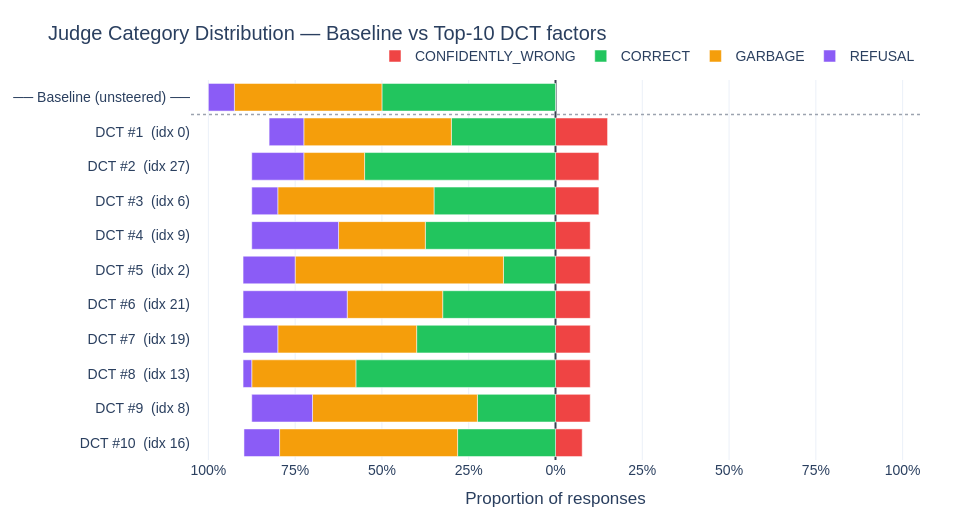

The code cell stored with this chart in its notebook:
### Code cell
if "judge_category" in df_judge.columns:
    # ── Colour palette ─────────────────────────────────────────────────────────
    CAT_COLORS = {
        "CONFIDENTLY_WRONG": "#EF4444",  # red  → right side
        "CORRECT":           "#22C55E",  # green
        "GARBAGE":           "#F59E0B",  # amber
        "REFUSAL":           "#8B5CF6",  # purple
    }
    LEFT_CATS = ["CORRECT", "GARBAGE", "REFUSAL"]  # stacked on left
    ALL_CATS  = list(CAT_COLORS.keys())

    def cat_dist(df_sub):
        vc = df_sub["judge_category"].value_counts(normalize=True)
        return {c: float(vc.get(c, 0.0)) for c in ALL_CATS}

    # Baseline (unsteered, factor_idx == -1) + top-10 factors
    baseline_dist = cat_dist(df_judge[df_judge["factor_idx"] == -1])
    top10_idx     = mean_deltas.head(10).index.tolist()
    factor_dists  = [cat_dist(steered[steered["factor_idx"] == idx]) for idx in top10_idx]

    # Row labels — baseline at top, top-10 below
    # (plotly draws horizontal bars bottom-to-top, so reverse so DCT #10 is at the bottom)
    row_labels = (
        [f"DCT #{i+1}  (idx {idx})" for i, idx in enumerate(top10_idx)][::-1]
        + ["── Baseline (unsteered) ──"]
    )
    all_dists = factor_dists[::-1] + [baseline_dist]

    tick_vals = [-1.0, -0.75, -0.5, -0.25, 0, 0.25, 0.5, 0.75, 1.0]
    tick_text = ["100%", "75%",  "50%", "25%", "0%", "25%", "50%", "75%", "100%"]

    fig = go.Figure()

    # Right side: CONFIDENTLY_WRONG
    fig.add_trace(go.Bar(
        y=row_labels,
        x=[d["CONFIDENTLY_WRONG"] for d in all_dists],
        orientation="h",
        name="CONFIDENTLY_WRONG",
        marker_color=CAT_COLORS["CONFIDENTLY_WRONG"],
        hovertemplate="%{y}<br>CONFIDENTLY_WRONG: %{x:.1%}<extra></extra>",
    ))

    # Left side: other categories stacked (negative x, real value in customdata)
    for cat in LEFT_CATS:
        fig.add_trace(go.Bar(
            y=row_labels,
            x=[-d[cat] for d in all_dists],
            orientation="h",
            name=cat,
            marker_color=CAT_COLORS[cat],
            customdata=[d[cat] for d in all_dists],
            hovertemplate="%{y}<br>" + cat + ": %{customdata:.1%}<extra></extra>",
        ))

    # Separator line between baseline row (index 10) and DCT #1 row (index 9)
    fig.add_shape(
        type="line",
        xref="paper", x0=0, x1=1,
        yref="y", y0=9.5, y1=9.5,
        line=dict(color="#9CA3AF", width=1.5, dash="dot"),
    )

    layout = {**PLOT_BASE}
    layout["legend"] = dict(orientation="h", yanchor="bottom", y=1.02, xanchor="right", x=1)
    fig.update_layout(
        **layout,
        barmode="relative",
        title=(
            "Judge Category Distribution — Baseline vs Top-10 DCT factors<br>"
        ),
        xaxis=dict(
            title="Proportion of responses",
            tickvals=tick_vals,
            ticktext=tick_text,
            range=[-1.05, 1.05],
            zeroline=True,
            zerolinecolor="#374151",
            zerolinewidth=2,
        ),
        height=520,
        width=960,
    )
    fig.show()
    save_fig(fig, "judge_category_butterfly")

### Figure 1 — Plotly figure (JSON) as saved in the notebook; plotly's stock layout.template omitted (floating-point values rounded to 4 significant figures)
{"data": [{"hovertemplate": "%{y}<br>CONFIDENTLY_WRONG: %{x:.1%}<extra></extra>", "marker": {"color": "#EF4444"}, "name": "CONFIDENTLY_WRONG", "orientation": "h", "type": "bar", "x": [0.07692, 0.1, 0.1, 0.1, 0.1, 0.1, 0.1, 0.125, 0.125, 0.15, 0], "y": ["DCT #10  (idx 16)", "DCT #9  (idx 8)", "DCT #8  (idx 13)", "DCT #7  (idx 19)", "DCT #6  (idx 21)", "DCT #5  (idx 2)", "DCT #4  (idx 9)", "DCT #3  (idx 6)", "DCT #2  (idx 27)", "DCT #1  (idx 0)", "── Baseline (unsteered) ──"]}, {"customdata": [0.2821, 0.225, 0.575, 0.4, 0.325, 0.15, 0.375, 0.35, 0.55, 0.3, 0.5], "hovertemplate": "%{y}<br>CORRECT: %{customdata:.1%}<extra></extra>", "marker": {"color": "#22C55E"}, "name": "CORRECT", "orientation": "h", "type": "bar", "x": [-0.2821, -0.225, -0.575, -0.4, -0.325, -0.15, -0.375, -0.35, -0.55, -0.3, -0.5], "y": ["DCT #10  (idx 16)", "DCT #9  (idx 8)", "DCT #8  (idx 13)", "DCT #7  (idx 19)", "DCT #6  (idx 21)", "DCT #5  (idx 2)", "DCT #4  (idx 9)", "DCT #3  (idx 6)", "DCT #2  (idx 27)", "DCT #1  (idx 0)", "── Baseline (unsteered) ──"]}, {"customdata": [0.5128, 0.475, 0.3, 0.4, 0.275, 0.6, 0.25, 0.45, 0.175, 0.425, 0.425], "hovertemplate": "%{y}<br>GARBAGE: %{customdata:.1%}<extra></extra>", "marker": {"color": "#F59E0B"}, "name": "GARBAGE", "orientation": "h", "type": "bar", "x": [-0.5128, -0.475, -0.3, -0.4, -0.275, -0.6, -0.25, -0.45, -0.175, -0.425, -0.425], "y": ["DCT #10  (idx 16)", "DCT #9  (idx 8)", "DCT #8  (idx 13)", "DCT #7  (idx 19)", "DCT #6  (idx 21)", "DCT #5  (idx 2)", "DCT #4  (idx 9)", "DCT #3  (idx 6)", "DCT #2  (idx 27)", "DCT #1  (idx 0)", "── Baseline (unsteered) ──"]}, {"customdata": [0.1026, 0.175, 0.025, 0.1, 0.3, 0.15, 0.25, 0.075, 0.15, 0.1, 0.075], "hovertemplate": "%{y}<br>REFUSAL: %{customdata:.1%}<extra></extra>", "marker": {"color": "#8B5CF6"}, "name": "REFUSAL", "orientation": "h", "type": "bar", "x": [-0.1026, -0.175, -0.025, -0.1, -0.3, -0.15, -0.25, -0.075, -0.15, -0.1, -0.075], "y": ["DCT #10  (idx 16)", "DCT #9  (idx 8)", "DCT #8  (idx 13)", "DCT #7  (idx 19)", "DCT #6  (idx 21)", "DCT #5  (idx 2)", "DCT #4  (idx 9)", "DCT #3  (idx 6)", "DCT #2  (idx 27)", "DCT #1  (idx 0)", "── Baseline (unsteered) ──"]}], "layout": {"barmode": "relative", "font": {"family": "Arial, sans-serif", "size": 14}, "height": 520, "legend": {"orientation": "h", "x": 1, "xanchor": "right", "y": 1.02, "yanchor": "bottom"}, "margin": {"b": 60, "l": 70, "r": 40, "t": 80}, "shapes": [{"line": {"color": "#9CA3AF", "dash": "dot", "width": 1.5}, "type": "line", "x0": 0, "x1": 1, "xref": "paper", "y0": 9.5, "y1": 9.5, "yref": "y"}], "title": {"text": "Judge Category Distribution — Baseline vs Top-10 DCT factors<br>"}, "width": 960, "xaxis": {"range": [-1.05, 1.05], "ticktext": ["100%", "75%", "50%", "25%", "0%", "25%", "50%", "75%", "100%"], "tickvals": [-1, -0.75, -0.5, -0.25, 0, 0.25, 0.5, 0.75, 1], "title": {"text": "Proportion of responses"}, "zeroline": true, "zerolinecolor": "#374151", "zerolinewidth": 2}}}
